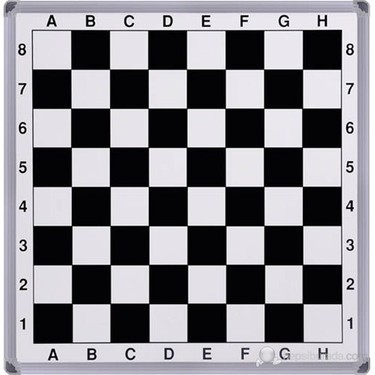
#> input picture hough transformation/chess.jpg, 375 x 375 px
$ python hough_line_transform.py
#> lines starting #> are read from the running program, lines starting #| are printed output that depends on the picture; pictures that were not available may be replaced by others from this repository, and a replacement may not be noted
#serit takibi

import cv2
import numpy  as  np

img = cv2.imread("chess.jpg")
#> img is the input picture: shape (375, 375, 3); mean B, G, R 143.2, 137.7, 139.3
gray = cv2.cvtColor(img , cv2.COLOR_BGR2GRAY)

edges= cv2.Canny(gray , 75 ,150)
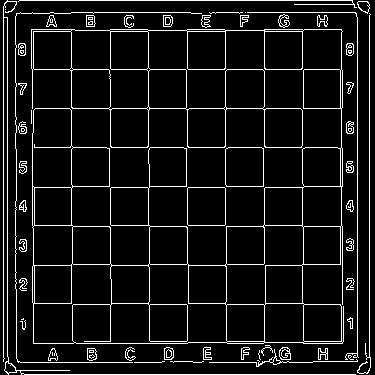
#> edges: shape (375, 375); 7.9% white in thin lines or dots
lines = cv2.HoughLinesP(edges , 1,np.pi/180,50 , maxLineGap=40)
#> lines = 67 rows, first 6: [3, 361, 3, 6], [7, 69, 369, 69], [7, 373, 7, 0], [19, 0, 352, 0], [8, 374, 355, 374], [357, 372, 357, 2]

for line in lines:
    x1,y1,x2,y2 = line[0]
    cv2.line(img , (x1,y1) , (x2,y2), (0,255,0),2)
#> this loop made 67 passes
#> (x1, y1, x2, y2) on passes 1 to 12: (3, 361, 3, 6), (7, 69, 369, 69), (7, 373, 7, 0), (19, 0, 352, 0), (8, 374, 355, 374), (357, 372, 357, 2), (15, 108, 369, 108), (369, 370, 369, 4), (5, 12, 367, 12), (15, 288, 15, 201), (16, 372, 16, 1), (15, 147, 341, 147)
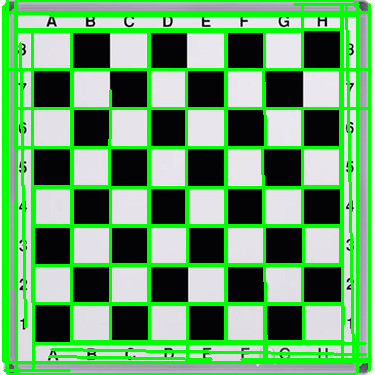
#> img: shape (375, 375, 3); mean B, G, R 105.5, 162.8, 102.5

cv2.imshow("edge", edges)
cv2.imshow("img" , img)
cv2.waitKey(0)
cv2.destroyAllWindows()

#for video

vid = cv2.VideoCapture("video.mp4")

while True:
    ret , frame =vid.read()
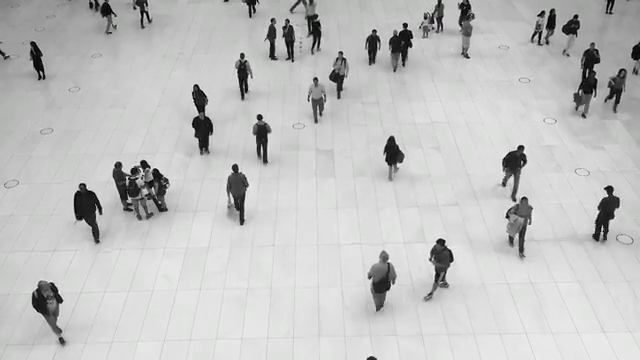
#> input picture frame 34 of haar_cascade/body_detection/body.mp4, 640 x 360 px, given in place of video.mp4, which was not available
#> frame is the input picture: shape (360, 640, 3); mean B, G, R 193.5, 193.8, 193.6
    hsv = cv2.cvtColor(frame , cv2.COLOR_BGR2HSV)
#> hsv: shape (360, 640, 3); mean H, S, V 7.1, 0.5, 193.8
    lower_yellow = np.array([18,94,140] , np.uint8)
    upper_yellow = np.array([48,255,255] , np.uint8)
    mask = cv2.inRange(hsv , lower_yellow,upper_yellow)
#> mask: shape (360, 640); every value is 0
    edges = cv2.Canny(mask , 75,250)
    #bla bla udemy opencv kursu look.

#circle_Detection
